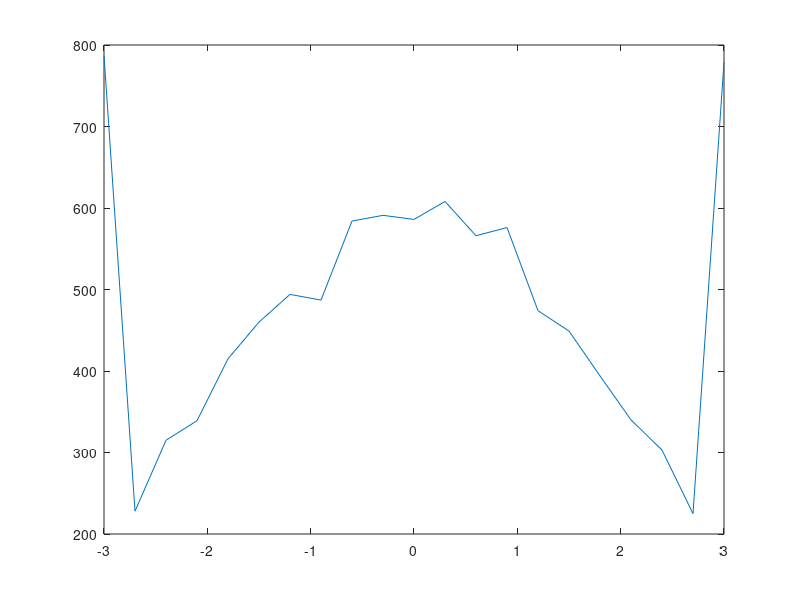

Write the MATLAB code that produced this figure.
% Generating Gaussian Noise using rand function
clc;
close all;
clear all;

Gamma = 2; % Increasing the Gamma increases the noise
noise = randn([1, 10000]).*Gamma;
[n,x] = hist(noise, linspace(-3,3,21));
plot(x,n);